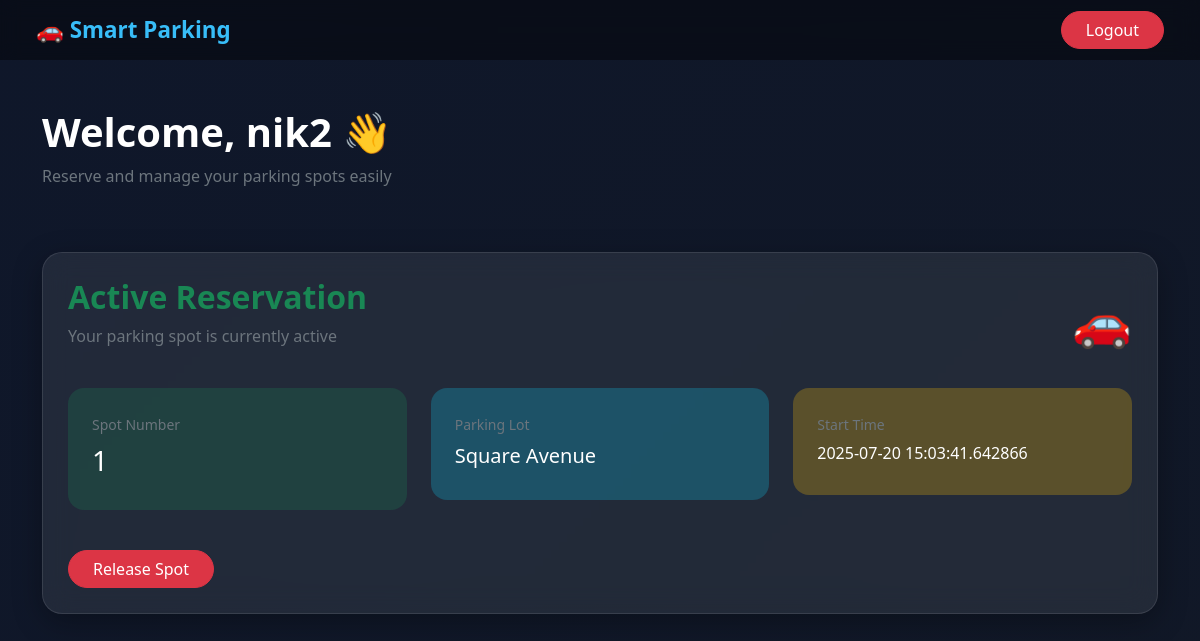
Screenshot of /user/dashboard (signed in) with the database file from the repository.
### models.py (models this page shows)
class User(UserMixin, db.Model):
    id = db.Column(db.Integer, primary_key=True)
    username = db.Column(db.String(100), unique=True, nullable=False)
    password = db.Column(db.String(200), nullable=False)

class ParkingSpot(db.Model):
    id = db.Column(db.Integer, primary_key=True)
    lot_id = db.Column(db.Integer, db.ForeignKey('parking_lot.id'), nullable=False)
    status = db.Column(db.String(1), default='A')  # A = Available, O = Occupied
    reservation = db.relationship('Reservation', backref='spot', uselist=False)

class ParkingLot(db.Model):
    id = db.Column(db.Integer, primary_key=True)
    prime_location_name = db.Column(db.String(100), nullable=False)
    address = db.Column(db.String(200), nullable=False)
    pin_code = db.Column(db.String(10), nullable=False)
    price = db.Column(db.Float, nullable=False)
    max_spots = db.Column(db.Integer, nullable=False)
    spots = db.relationship('ParkingSpot', backref='lot', cascade="all, delete", lazy=True)

class Reservation(db.Model):
    id = db.Column(db.Integer, primary_key=True)
    spot_id = db.Column(db.Integer, db.ForeignKey('parking_spot.id'), nullable=False)
    user_id = db.Column(db.Integer, db.ForeignKey('user.id'), nullable=False)
    start_time = db.Column(db.DateTime)
    end_time = db.Column(db.DateTime)
    cost_per_hour = db.Column(db.Float)

### routes.py (the view, shortened to what this page needs)
@app.route('/user/dashboard', methods=['GET', 'POST'])
@login_required
def user_dashboard():
    if isinstance(current_user._get_current_object(), Admin):
        flash("Admins cannot access user dashboard.")
        return redirect(url_for('admin_dashboard'))
    lots = ParkingLot.query.all()
    current_reservation = Reservation.query.filter_by(user_id=current_user.id, end_time=None).first()
    return render_template('user_dashboard.html', lots=lots, reservation=current_reservation)

### app.py (called while the page is built)
@login_manager.user_loader
def load_user(user_id):
    user = Admin.query.get(int(user_id))
    if user:
        return user
    return User.query.get(int(user_id))

### templates/user_dashboard.html (shortened to what this page needs)
{% extends "base.html" %}
{% block content %}
<div class="d-flex justify-content-between align-items-center mb-5">
    <div>
        <h1 class="fw-bold">
            Welcome, {{ current_user.username }} 👋
        </h1>
        <p class="text-secondary">
            Reserve and manage your parking spots easily
        </p>
    </div>
</div>
{% if reservation %}
<div class="glass-card">
    <div class="d-flex justify-content-between align-items-center mb-4">
        <div>
            <h2 class="fw-bold text-success">
                Active Reservation
            </h2>
            <p class="text-secondary">
                Your parking spot is currently active
            </p>
        </div>
        <div class="display-5">
            🚗
        </div>
    </div>
    <div class="row">
        <div class="col-md-4 mb-3">
            <div class="p-4 rounded-4 bg-success bg-opacity-25">
                <small class="text-secondary">
                    Spot Number
                </small>
                <h3 class="mt-2">
                    {{ reservation.spot.id }}
                </h3>
            </div>
        </div>
        <div class="col-md-4 mb-3">
            <div class="p-4 rounded-4 bg-info bg-opacity-25">
                <small class="text-secondary">
                    Parking Lot
                </small>
                <h5 class="mt-2">
                    {{ reservation.spot.lot.prime_location_name }}
                </h5>
            </div>
        </div>
        <div class="col-md-4 mb-3">
            <div class="p-4 rounded-4 bg-warning bg-opacity-25">
                <small class="text-secondary">
                    Start Time
                </small>
                <h6 class="mt-2">
                    {{ reservation.start_time }}
                </h6>
            </div>
        </div>
    </div>
    <a
        href="{{ url_for('release_spot') }}"
        class="btn btn-danger rounded-pill px-4 mt-4"
    >
        Release Spot
    </a>
</div>
{% endif %}
{% endblock %}

### templates/base.html (style rules this page uses)
body { background: linear-gradient(135deg, #0f172a, #111827); color: white; min-height: 100vh; font-family: 'Segoe UI', sans-serif; }
.glass-card { background: rgba(255,255,255,0.08); backdrop-filter: blur(14px); border: 1px solid rgba(255,255,255,0.1); border-radius: 20px; padding: 25px; box-shadow: 0 8px 30px rgba(0,0,0,0.3); }

### rows the page displays
User: username "nik2"
ParkingSpot: spot.id "1"
ParkingLot: spot.lot.prime_location_name "Square Avenue"
Reservation: start_time "2025-07-20 15:03:41.642866"
